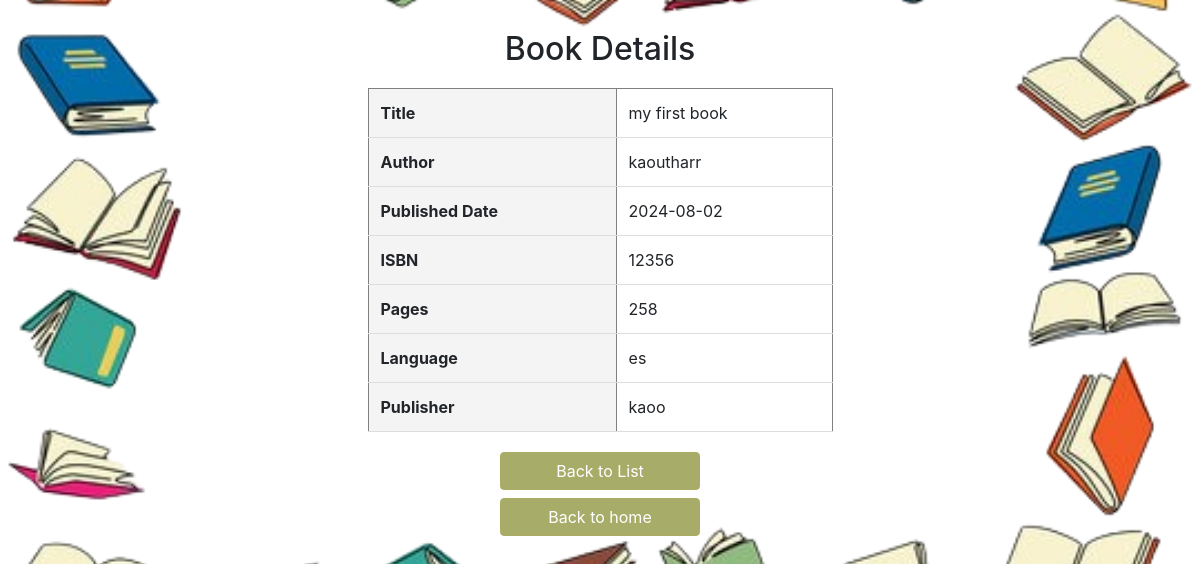
The page /book/14 on the database its author committed.
### tables this page shows
CREATE TABLE books (
    id INTEGER PRIMARY KEY AUTOINCREMENT,
    title TEXT NOT NULL,
    author TEXT NOT NULL,
    published_date DATE,
    isbn TEXT UNIQUE NOT NULL,
    pages INTEGER,
    language TEXT,
    publisher TEXT
);

### flaskbook.py (the view)
@app.route('/book/<int:book_id>', methods=['GET'])
def book_detail(book_id):
    try:
        conn = get_db_connection()
        book = conn.execute('SELECT * FROM books WHERE id = ?', (book_id,)).fetchone()
        conn.close()
        if book is None:
            return jsonify({'error': 'Book not found'}), 404
        return render_template('book_detail.html', book=book)
    except Exception as e:
        print(f'error in book_detail function: {e}')
        return render_template('error_page.html')

### flaskbook.py (called while the page is built)
def get_db_connection():
    conn = sqlite3.connect(DATABASE)
    conn.row_factory = sqlite3.Row
    return conn

### templates/book_detail.html (shortened to what this page needs)
<!DOCTYPE html>
<html lang="en">
<head>
    <link rel="stylesheet" href="https://stackpath.bootstrapcdn.com/bootstrap/4.5.2/css/bootstrap.min.css">
    <link rel="stylesheet" type="text/css" href="{{ url_for('static', filename='book.css') }}">
</head>
<body>
    <div class="container">
        <h2 style="text-align: center; margin-top: 30px;">Book Details</h2>
        <table class="book-details-table" border="1px">
            <tr>
                <th>Title</th>
                <td>{{ book.title }}</td>
            </tr>
            <tr>
                <th>Author</th>
                <td>{{ book.author }}</td>
            </tr>
            <tr>
                <th>Published Date</th>
                <td>{{ book.published_date }}</td>
            </tr>
            <tr>
                <th>ISBN</th>
                <td>{{ book.isbn }}</td>
            </tr>
            <tr>
                <th>Pages</th>
                <td>{{ book.pages }}</td>
            </tr>
            <tr>
                <th>Language</th>
                <td>{{ book.language }}</td>
            </tr>
            <tr>
                <th>Publisher</th>
                <td>{{ book.publisher }}</td>
            </tr>
        </table>
        <div class="d-flex flex-column align-items-center">
            <a href="{{ url_for('list') }}" class="btn btn-custom btn-block">Back to List</a>
            <a href="{{ url_for('home') }}" class="btn btn-custom btn-block">Back to home</a>
        </div>
    </div>
</body>
</html>

### static/book.css (style rules this page uses)
body { background-image: url('../static/book.png'); background-repeat: no-repeat; background-size: cover; background-position: center; }
.container { width: 80%; margin: auto; overflow: hidden; }
table { width: 50%; border-collapse: collapse; margin-top: 20px; margin-left: 25%; background-color: #fff; }
th, td { padding: 12px; text-align: left; border-bottom: 1px solid #ddd; }
th { background-color: #f4f4f4; }
.btn-custom { background-color: #a7ad69; border-color: #adac65; color: white; width:200px; margin-top: 20px; }

### rows shown on the page
books: title "my first book", author "kaoutharr", published_date "2024-08-02", isbn "12356", pages "258", language "es", publisher "kaoo"
